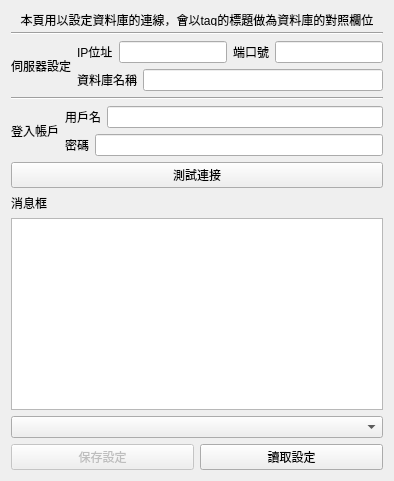
         <widget class="QWidget" name="tab__db_setting">
          <attribute name="title">
           <string>資料庫設定</string>
          </attribute>
          <layout class="QGridLayout" name="gridLayout_8">
           <item row="0" column="0">
            <layout class="QVBoxLayout" name="verticalLayout_28">
             <item>
              <widget class="QLabel" name="label_31">
               <property name="minimumSize">
                <size>
                 <width>0</width>
                 <height>0</height>
                </size>
               </property>
               <property name="maximumSize">
                <size>
                 <width>1000</width>
                 <height>15</height>
                </size>
               </property>
               <property name="text">
                <string>本頁用以設定資料庫的連線，會以tag的標題做為資料庫的對照欄位</string>
               </property>
               <property name="alignment">
                <set>Qt::AlignHCenter|Qt::AlignTop</set>
               </property>
              </widget>
             </item>
             <item>
              <widget class="Line" name="line_28">
               <property name="orientation">
                <enum>Qt::Horizontal</enum>
               </property>
              </widget>
             </item>
             <item>
              <layout class="QHBoxLayout" name="horizontalLayout_58">
               <item>
                <widget class="QLabel" name="label_32">
                 <property name="text">
                  <string>伺服器設定</string>
                 </property>
                </widget>
               </item>
               <item>
                <layout class="QVBoxLayout" name="verticalLayout_27">
                 <item>
                  <layout class="QHBoxLayout" name="horizontalLayout_52">
                   <item>
                    <widget class="QLabel" name="label_name_4">
                     <property name="text">
                      <string>IP位址</string>
                     </property>
                    </widget>
                   </item>
                   <item>
                    <widget class="QLineEdit" name="tag_name_2">
                     <property name="text">
                      <string/>
                     </property>
                    </widget>
                   </item>
                   <item>
                    <widget class="QLabel" name="label_name_5">
                     <property name="text">
                      <string>端口號</string>
                     </property>
                    </widget>
                   </item>
                   <item>
                    <widget class="QLineEdit" name="tag_name_3">
                     <property name="text">
                      <string/>
                     </property>
                    </widget>
                   </item>
                  </layout>
                 </item>
                 <item>
                  <layout class="QHBoxLayout" name="horizontalLayout_55">
                   <item>
                    <widget class="QLabel" name="label_name_6">
                     <property name="text">
                      <string>資料庫名稱</string>
                     </property>
                    </widget>
                   </item>
                   <item>
                    <widget class="QLineEdit" name="tag_name_4">
                     <property name="text">
                      <string/>
                     </property>
                    </widget>
                   </item>
                  </layout>
                 </item>
                </layout>
               </item>
              </layout>
             </item>
             <item>
              <widget class="Line" name="line_29">
               <property name="orientation">
                <enum>Qt::Horizontal</enum>
               </property>
              </widget>
             </item>
             <item>
              <layout class="QHBoxLayout" name="horizontalLayout_59">
               <item>
                <widget class="QLabel" name="label_33">
                 <property name="text">
                  <string>登入帳戶</string>
                 </property>
                </widget>
               </item>
               <item>
                <layout class="QVBoxLayout" name="verticalLayout_24">
                 <item>
                  <layout class="QHBoxLayout" name="horizontalLayout_56">
                   <item>
                    <widget class="QLabel" name="label_name_7">
                     <property name="text">
                      <string>用戶名</string>
                     </property>
                    </widget>
                   </item>
                   <item>
                    <widget class="QLineEdit" name="tag_name_5">
                     <property name="text">
                      <string/>
                     </property>
                    </widget>
                   </item>
                  </layout>
                 </item>
                 <item>
                  <layout class="QHBoxLayout" name="horizontalLayout_57">
                   <item>
                    <widget class="QLabel" name="label_name_8">
                     <property name="text">
                      <string>密碼</string>
                     </property>
                    </widget>
                   </item>
                   <item>
                    <widget class="QLineEdit" name="tag_name_6">
                     <property name="text">
                      <string/>
                     </property>
                    </widget>
                   </item>
                  </layout>
                 </item>
                </layout>
               </item>
              </layout>
             </item>
             <item>
              <widget class="QPushButton" name="pushButton">
               <property name="text">
                <string>測試連接</string>
               </property>
              </widget>
             </item>
             <item>
              <layout class="QVBoxLayout" name="verticalLayout_25">
               <item>
                <widget class="QLabel" name="label_34">
                 <property name="frameShape">
                  <enum>QFrame::NoFrame</enum>
                 </property>
                 <property name="text">
                  <string>消息框</string>
                 </property>
                </widget>
               </item>
               <item>
                <widget class="QTextBrowser" name="tag_msg_2">
                 <property name="sizePolicy">
                  <sizepolicy hsizetype="Expanding" vsizetype="Expanding">
                   <horstretch>0</horstretch>
                   <verstretch>0</verstretch>
                  </sizepolicy>
                 </property>
                 <property name="cursor" stdset="0">
                  <cursorShape>SizeVerCursor</cursorShape>
                 </property>
                </widget>
               </item>
               <item>
                <layout class="QVBoxLayout" name="verticalLayout_26">
                 <item>
                  <widget class="QComboBox" name="tag_comboBox_3"/>
                 </item>
                 <item>
                  <layout class="QHBoxLayout" name="horizontalLayout_54">
                   <item>
                    <widget class="QPushButton" name="tag_save_setting_3">
                     <property name="enabled">
                      <bool>false</bool>
                     </property>
                     <property name="text">
                      <string>保存設定</string>
                     </property>
                    </widget>
                   </item>
                   <item>
                    <widget class="QPushButton" name="tag_load_setting_3">
                     <property name="text">
                      <string>讀取設定</string>
                     </property>
                    </widget>
                   </item>
                  </layout>
                 </item>
                </layout>
               </item>
              </layout>
             </item>
            </layout>
           </item>
          </layout>
         </widget>
